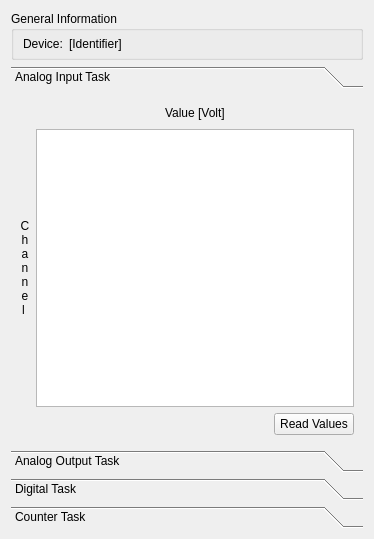
<?xml version="1.0" encoding="UTF-8"?>
<ui version="4.0">
 <class>DockWidgetMyGrabber</class>
 <widget class="QWidget" name="DockWidgetMyGrabber">
  <property name="geometry">
   <rect>
    <x>0</x>
    <y>0</y>
    <width>374</width>
    <height>539</height>
   </rect>
  </property>
  <property name="minimumSize">
   <size>
    <width>0</width>
    <height>109</height>
   </size>
  </property>
  <property name="windowTitle">
   <string>Form</string>
  </property>
  <layout class="QVBoxLayout" name="verticalLayout">
   <item>
    <widget class="QGroupBox" name="groupInfo">
     <property name="sizePolicy">
      <sizepolicy hsizetype="Preferred" vsizetype="Minimum">
       <horstretch>0</horstretch>
       <verstretch>0</verstretch>
      </sizepolicy>
     </property>
     <property name="minimumSize">
      <size>
       <width>0</width>
       <height>0</height>
      </size>
     </property>
     <property name="maximumSize">
      <size>
       <width>16777215</width>
       <height>16777215</height>
      </size>
     </property>
     <property name="title">
      <string>General Information</string>
     </property>
     <layout class="QHBoxLayout" name="horizontalLayout">
      <property name="topMargin">
       <number>6</number>
      </property>
      <property name="bottomMargin">
       <number>6</number>
      </property>
      <item>
       <widget class="QLabel" name="lbl1">
        <property name="sizePolicy">
         <sizepolicy hsizetype="Maximum" vsizetype="Preferred">
          <horstretch>0</horstretch>
          <verstretch>0</verstretch>
         </sizepolicy>
        </property>
        <property name="text">
         <string>Device:</string>
        </property>
       </widget>
      </item>
      <item>
       <widget class="QLabel" name="lblIdentifier">
        <property name="text">
         <string>[Identifier]</string>
        </property>
       </widget>
      </item>
     </layout>
    </widget>
   </item>
   <item>
    <widget class="QToolBox" name="toolBox">
     <property name="sizePolicy">
      <sizepolicy hsizetype="Preferred" vsizetype="Expanding">
       <horstretch>0</horstretch>
       <verstretch>0</verstretch>
      </sizepolicy>
     </property>
     <property name="currentIndex">
      <number>0</number>
     </property>
     <widget class="QWidget" name="page">
      <property name="geometry">
       <rect>
        <x>0</x>
        <y>0</y>
        <width>356</width>
        <height>367</height>
       </rect>
      </property>
      <attribute name="label">
       <string>Analog Input Task</string>
      </attribute>
      <layout class="QVBoxLayout" name="verticalLayout_4">
       <item>
        <layout class="QGridLayout" name="gridLayout_2">
         <item row="0" column="1">
          <layout class="QHBoxLayout" name="horizontalLayout_5">
           <item>
            <spacer name="horizontalSpacer_5">
             <property name="orientation">
              <enum>Qt::Horizontal</enum>
             </property>
             <property name="sizeHint" stdset="0">
              <size>
               <width>40</width>
               <height>20</height>
              </size>
             </property>
            </spacer>
           </item>
           <item>
            <widget class="QLabel" name="label_2">
             <property name="text">
              <string>Value [Volt]</string>
             </property>
            </widget>
           </item>
           <item>
            <spacer name="horizontalSpacer_6">
             <property name="orientation">
              <enum>Qt::Horizontal</enum>
             </property>
             <property name="sizeHint" stdset="0">
              <size>
               <width>40</width>
               <height>20</height>
              </size>
             </property>
            </spacer>
           </item>
          </layout>
         </item>
         <item row="1" column="0">
          <widget class="QLabel" name="label">
           <property name="sizePolicy">
            <sizepolicy hsizetype="Fixed" vsizetype="Preferred">
             <horstretch>0</horstretch>
             <verstretch>0</verstretch>
            </sizepolicy>
           </property>
           <property name="minimumSize">
            <size>
             <width>10</width>
             <height>0</height>
            </size>
           </property>
           <property name="maximumSize">
            <size>
             <width>10</width>
             <height>16777215</height>
            </size>
           </property>
           <property name="text">
            <string>C h a n n e l </string>
           </property>
           <property name="alignment">
            <set>Qt::AlignCenter</set>
           </property>
           <property name="wordWrap">
            <bool>true</bool>
           </property>
          </widget>
         </item>
         <item row="1" column="1">
          <widget class="QTableWidget" name="tableWidget"/>
         </item>
        </layout>
       </item>
       <item>
        <layout class="QHBoxLayout" name="horizontalLayout_4">
         <item>
          <spacer name="horizontalSpacer_4">
           <property name="orientation">
            <enum>Qt::Horizontal</enum>
           </property>
           <property name="sizeHint" stdset="0">
            <size>
             <width>40</width>
             <height>20</height>
            </size>
           </property>
          </spacer>
         </item>
         <item>
          <widget class="QPushButton" name="aiReadButton">
           <property name="text">
            <string>Read Values</string>
           </property>
          </widget>
         </item>
        </layout>
       </item>
      </layout>
     </widget>
     <widget class="QWidget" name="page_2">
      <property name="geometry">
       <rect>
        <x>0</x>
        <y>0</y>
        <width>356</width>
        <height>367</height>
       </rect>
      </property>
      <attribute name="label">
       <string>Analog Output Task</string>
      </attribute>
      <layout class="QVBoxLayout" name="verticalLayout_3">
       <item>
        <widget class="QComboBox" name="aoChannelCombo">
         <property name="sizePolicy">
          <sizepolicy hsizetype="Expanding" vsizetype="Fixed">
           <horstretch>0</horstretch>
           <verstretch>0</verstretch>
          </sizepolicy>
         </property>
         <property name="editable">
          <bool>false</bool>
         </property>
        </widget>
       </item>
       <item>
        <layout class="QGridLayout" name="gridLayout">
         <item row="0" column="1">
          <widget class="QDial" name="dial">
           <property name="maximum">
            <number>10000</number>
           </property>
          </widget>
         </item>
         <item row="1" column="1">
          <widget class="QDoubleSpinBox" name="doubleSpinBox"/>
         </item>
         <item row="0" column="0">
          <spacer name="horizontalSpacer_3">
           <property name="orientation">
            <enum>Qt::Horizontal</enum>
           </property>
           <property name="sizeHint" stdset="0">
            <size>
             <width>40</width>
             <height>20</height>
            </size>
           </property>
          </spacer>
         </item>
        </layout>
       </item>
       <item>
        <spacer name="verticalSpacer_3">
         <property name="orientation">
          <enum>Qt::Vertical</enum>
         </property>
         <property name="sizeHint" stdset="0">
          <size>
           <width>20</width>
           <height>204</height>
          </size>
         </property>
        </spacer>
       </item>
       <item>
        <layout class="QHBoxLayout" name="horizontalLayout_3">
         <item>
          <spacer name="horizontalSpacer_2">
           <property name="orientation">
            <enum>Qt::Horizontal</enum>
           </property>
           <property name="sizeHint" stdset="0">
            <size>
             <width>40</width>
             <height>20</height>
            </size>
           </property>
          </spacer>
         </item>
         <item>
          <widget class="QPushButton" name="aoWrite">
           <property name="text">
            <string>Write</string>
           </property>
          </widget>
         </item>
        </layout>
       </item>
      </layout>
     </widget>
     <widget class="QWidget" name="page_3">
      <attribute name="label">
       <string>Digital Task</string>
      </attribute>
      <layout class="QVBoxLayout" name="verticalLayout_2">
       <item>
        <widget class="QScrollArea" name="scrollArea">
         <property name="widgetResizable">
          <bool>true</bool>
         </property>
         <widget class="QWidget" name="scrollAreaWidgetContents">
          <property name="geometry">
           <rect>
            <x>0</x>
            <y>0</y>
            <width>336</width>
            <height>316</height>
           </rect>
          </property>
         </widget>
        </widget>
       </item>
       <item>
        <layout class="QHBoxLayout" name="horizontalLayout_2">
         <item>
          <spacer name="horizontalSpacer">
           <property name="orientation">
            <enum>Qt::Horizontal</enum>
           </property>
           <property name="sizeHint" stdset="0">
            <size>
             <width>40</width>
             <height>20</height>
            </size>
           </property>
          </spacer>
         </item>
         <item>
          <widget class="QPushButton" name="dioReadWriteButton">
           <property name="text">
            <string>Write/Read</string>
           </property>
          </widget>
         </item>
        </layout>
       </item>
      </layout>
     </widget>
     <widget class="QWidget" name="page_4">
      <attribute name="label">
       <string>Counter Task</string>
      </attribute>
     </widget>
    </widget>
   </item>
  </layout>
 </widget>
 <resources/>
 <connections/>
</ui>
